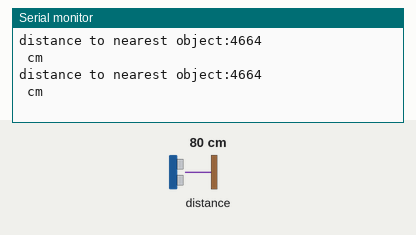
Recording of a sketch running on a simulated ESP8266 (NodeMCU). On the bench: the last lines printed to the serial monitor. Wiring (inferred from the names in the program): ultrasonic range finder: trigger D2; echo D3. The inputs (shaded band) are chosen by the test bench; at power-on: distance to the obstacle 80 cm. The echo pulse lasts 58.3 µs per cm.

Above: at 1.8 s.
1.9 s: distance to the obstacle set to 2 cm
At 2.8 s:
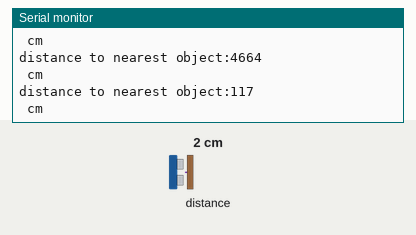
3.4 s: distance to the obstacle set to 4 cm
At 4.6 s:
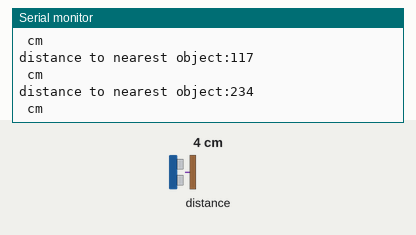
Timing chart, 0 to 6.4 s (numbered marks = the images above; inputs shaded):
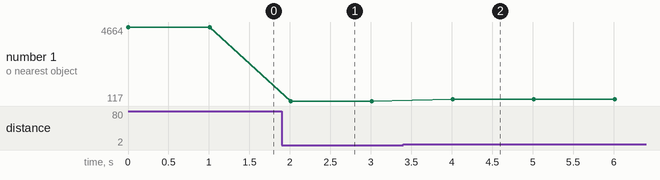

The sketch:

helloWorld.ino
```cpp
const unsigned int TRIG_PIN= D2;//D2; //13;
const unsigned int ECHO_PIN= D3;//D3; //12;
const unsigned int BAUD_RATE=9600;

void setup() {
  pinMode(TRIG_PIN, OUTPUT);
  pinMode(ECHO_PIN, INPUT);
  Serial.begin(BAUD_RATE);
}

void loop() {
  digitalWrite(TRIG_PIN, LOW);
  delayMicroseconds(2);
  digitalWrite(TRIG_PIN, HIGH);
  delayMicroseconds(10);
  digitalWrite(TRIG_PIN, LOW);


 const unsigned long duration= pulseIn(ECHO_PIN, HIGH);
 int distance= duration/29/2;
 if(duration==0){
   Serial.println("Warning: no pulse from sensor");
   }
  else{
      Serial.print("distance to nearest object:");
      Serial.println(duration);
      Serial.println(" cm");
  }
 delay(1000);
 }
```

Measured:
- after the input at 1.9 s, the serial monitor: prints a new line after 0.11 s (image 1)
- after the input at 3.4 s, the serial monitor: prints a new line after 0.61 s (image 2)
- plotted number 1: 4664 → 117 after the input at 1.9 s, 117 → 234 after the input at 3.4 s
